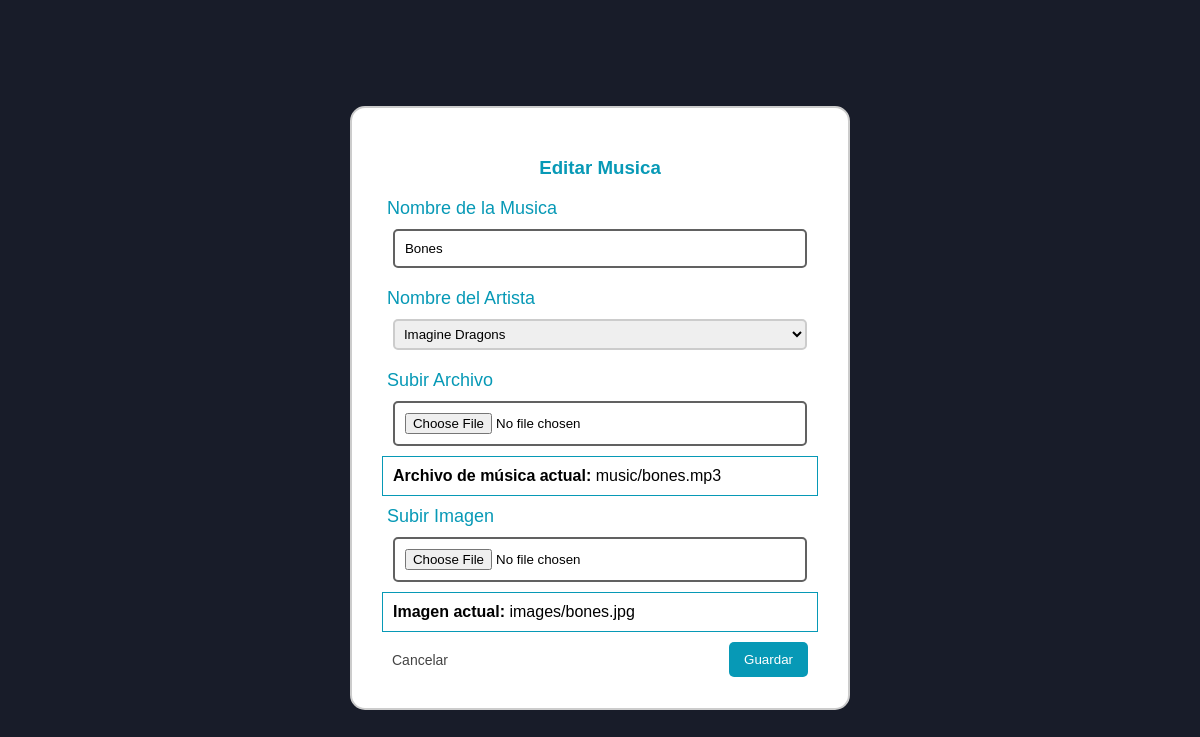
/auth/insertSong.php?id=1 (signed in), run on the app's committed database.
### tables this page shows
CREATE TABLE `songs` (
  `id` int(11) NOT NULL,
  `title` varchar(50) NOT NULL,
  `filePath` varchar(50) NOT NULL,
  `imgPath` varchar(50) NOT NULL,
  `dateAdded` timestamp NOT NULL DEFAULT current_timestamp(),
  `singerID` int(11) NOT NULL
);

CREATE TABLE `singers` (
  `id` int(11) NOT NULL,
  `name` varchar(50) NOT NULL,
  `info` varchar(255) NOT NULL,
  `image` varchar(50) NOT NULL
);

### auth/insertSong.php (the view, shortened to what this page needs)
<?php
include("../utils/dbConnection.php");
$getSingers = "SELECT * from singers";
$result = mysqli_query($conn, $getSingers);
$singers = mysqli_fetch_all($result, MYSQLI_ASSOC);
$titleUpdate = $singerIDfff = "";
$formTitle = "Registrar Musica";
if (isset($_GET['id'])) {
    $id = $_GET['id'];
    $sql2 = "SELECT * FROM songs WHERE id= '$id' ";
    $res2 = mysqli_query($conn, $sql2);
    $data = mysqli_fetch_array($res2);
    $titleUpdate = $data["title"];
    $singerIDfff = isset($data["singerID"]) ? $data["singerID"] : '';
    $formTitle = "Editar Musica";
}
?>
<!DOCTYPE html>
<html lang="es">
<head>
    <link rel="stylesheet" href="./css/song.css">
    <link rel="stylesheet" href="https://cdnjs.cloudflare.com/ajax/libs/font-awesome/4.7.0/css/font-awesome.min.css">
</head>
</head>
<body>
    <div class="add-info">
        <form class="form-insert" method="POST" enctype="multipart/form-data">
        <h3 class="notice"><?php echo $formTitle; ?></h3>
            <label>Nombre de la Musica</label>
            <input type="text" name="title" placeholder="Título" value="<?php echo htmlspecialchars($titleUpdate); ?>">
            <label>Nombre del Artista</label>
            <select name="singer">
                <?php foreach ($singers as $singer) : ?>
                    <option value='<?php echo $singer['id']; ?>' <?php echo ($singer['id'] == $singerIDfff) ? 'selected' : ''; ?>>
                        <?php echo $singer['name']; ?>
                    </option>
                <?php endforeach; ?>
            </select>
            <label>Subir Archivo</label>
    <input type="file" name="mp3" accept=".mp3, .wav, audio/mpeg, audio/wav">
    <?php if (isset($_GET['id']) && !empty($data['filePath'])) : ?>
    <p style="padding: 10px; margin: 10px 0; border: 1px solid #0799b6; color: black;">
        <strong>Archivo de música actual:</strong> <?php echo $data['filePath']; ?>
    </p>
<?php endif; ?>
    <label>Subir Imagen</label>
    <input type="file" name="image" accept="image/*">
    <?php if (isset($_GET['id']) && !empty($data['imgPath'])) : ?>
    <p style="padding: 10px; margin: 10px 0; border: 1px solid #0799b6; color: black;">
        <strong>Imagen actual:</strong> <?php echo $data['imgPath']; ?>
    </p>
<?php endif; ?>
            <a href="editSong.php" class="ca">Cancelar</a>
            <button type="submit" name="submit" style="cursor: pointer;">Guardar</button>
        </form>
    </div>
</body>
</html>

### auth/css/song.css (style rules this page uses)
* { font-family: sans-serif; box-sizing: border-box; }
body { background:#181c29; display: flex; justify-content: center; height: 100vh; align-items: center; flex-direction: column; }
.ca { font-size: 14px; display: inline-block; padding: 10px; text-decoration: none; color: #444; }
.notice { color: #0799b6; display: block; text-align: center; }
.form-insert { width: 500px; border: 2px solid #ccc; background-color: #fff; border-radius: 15px; padding: 30px; }
.form-insert input { display: block; border: 2px solid #616161; width: 95%; padding: 10px; margin: 10px auto; border-radius: 5px; }
.form-insert label { color: #0799b6; font-size: 18px; padding: 5px; }
.form-insert select { display: block; border: 2px solid #ccc; width: 95%; padding: 5px; margin: 10px auto; border-radius: 5px; }
.form-insert button { float: right; background: #0799B6; padding: 10px 15px; color: #fff; border-radius: 5px; margin-right: 10px; border: none; }

### data on the page
songs: title "Bones", singer "Imagine Dragons", filePath "music/bones.mp3", imgPath "images/bones.jpg"

### other printed values
$formTitle "Editar Musica"
